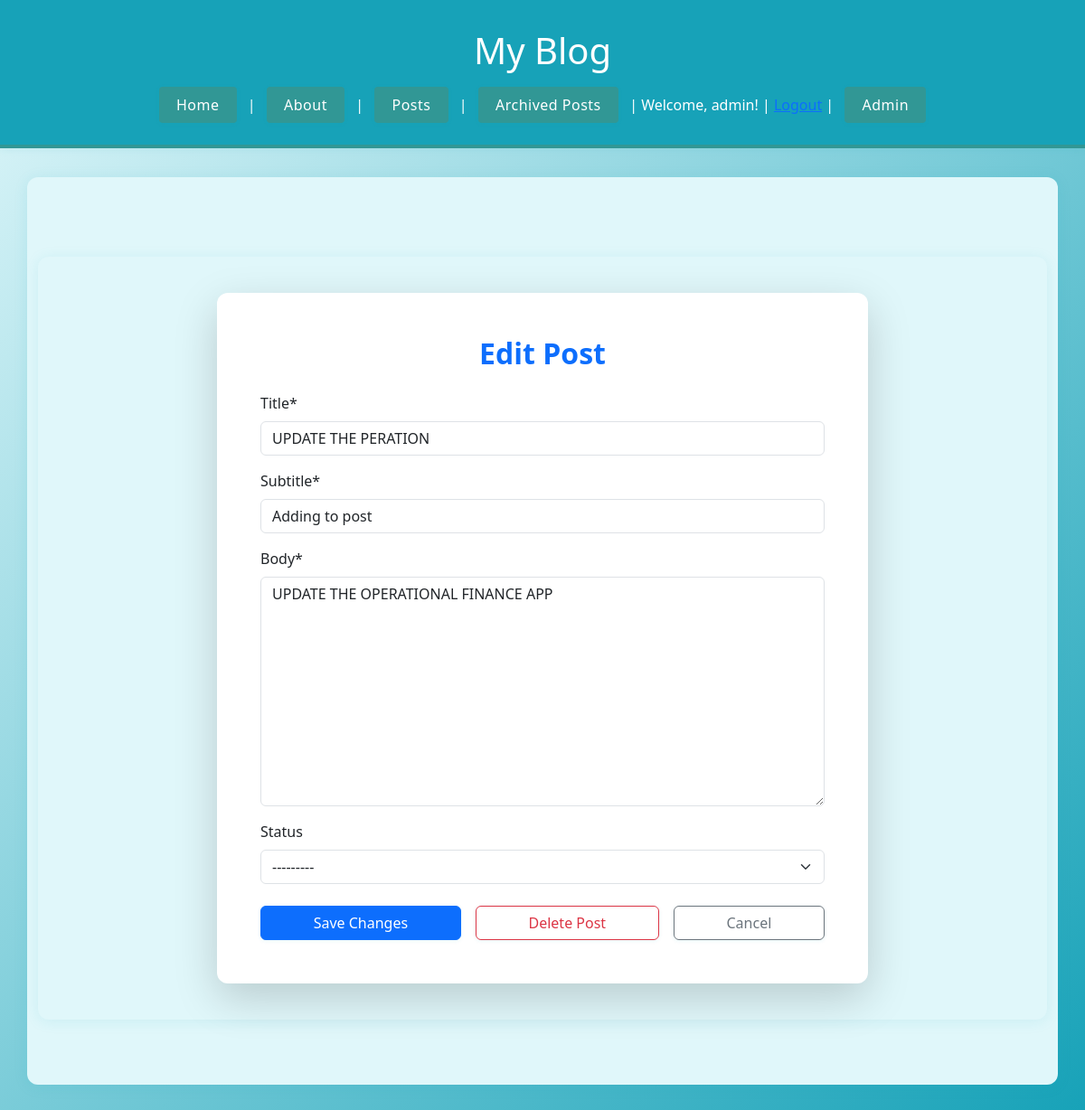
Page /posts/1/edit/ (signed in) on the earlier database version.
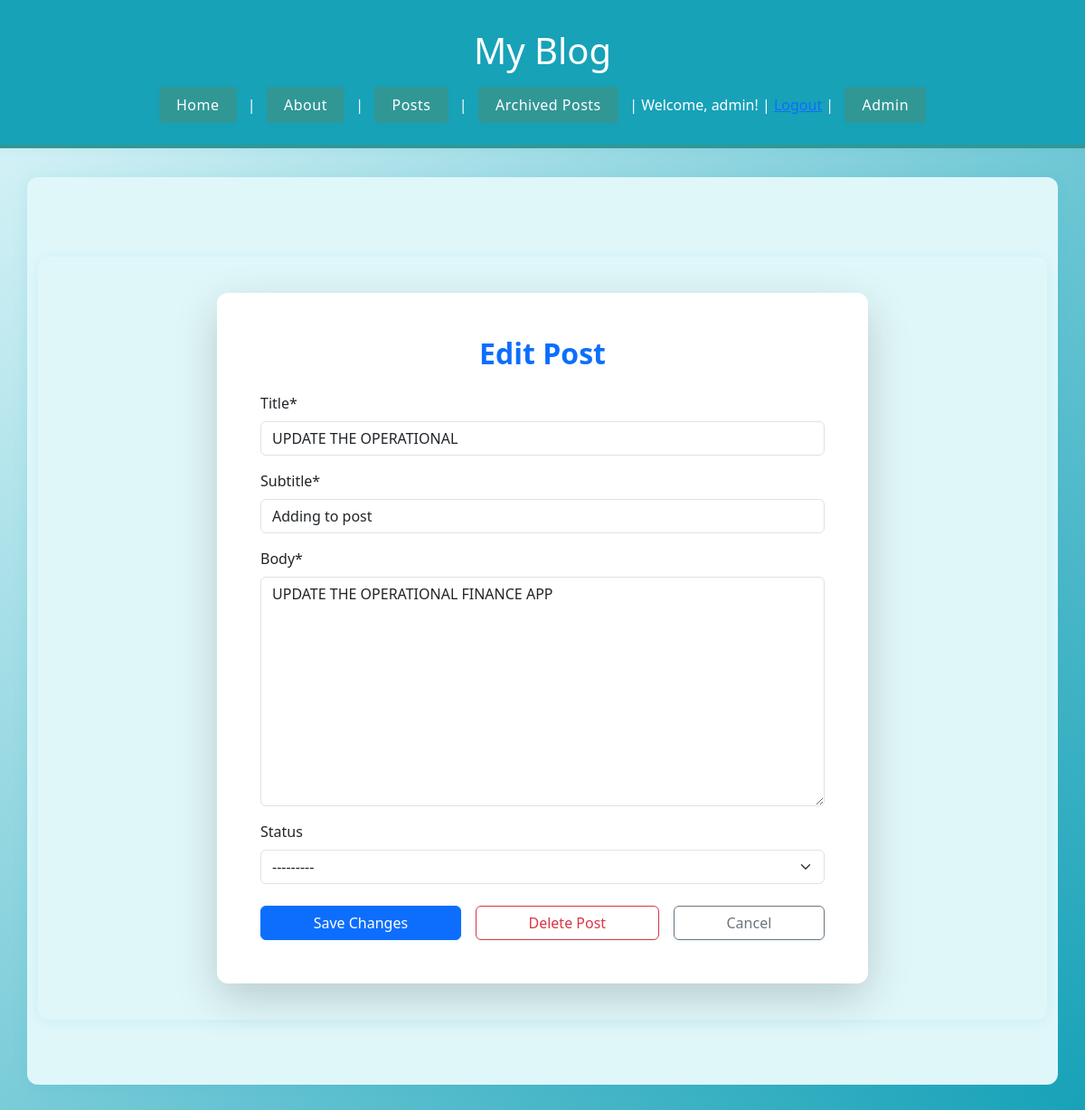
Same page on the later database version.
### posts/models.py (models this page shows, shortened)
class Post(models.Model):
	title = models.CharField(max_length=128)
	subtitle = models.CharField(max_length=256)
	body = models.TextField()
	created_on = models.DateTimeField(auto_now_add=True)
	author = models.ForeignKey(
		get_user_model(),
		on_delete=models.CASCADE
	)
	status = models.ForeignKey(
		Status,
		on_delete=models.DO_NOTHING,
		null=True,
		blank=True,
		related_name='posts'
	)

### posts/views.py (the view)
# urls.py: path('<int:pk>/edit/', PostUpdateView.as_view(), name='post_edit'),
class PostUpdateView(LoginRequiredMixin, UpdateView):
	template_name = "posts/edit.html"
	model = Post
	fields = ["title", "subtitle", "body", "status"]
	success_url = reverse_lazy("post_list")
	def get_queryset(self):
		return Post.objects.all()

### posts/models.py (called while the page is built)
	def __str__(self):
		return f"{self.name}"

### templates/posts/edit.html (shortened to what this page needs)
{% extends 'base.html' %}
{% load crispy_forms_tags %}
{% block content %}
<div class="container mt-5">
  <div class="row justify-content-center">
    <div class="col-lg-8">
      <div class="card shadow-lg border-0">
        <div class="card-body p-5">
          <h2 class="card-title mb-4 text-center fw-bold text-primary">Edit Post</h2>
          <form method="post" class="needs-validation" novalidate>
            {{ form|crispy }}
            <div class="d-flex gap-3 mt-4">
              <button type="submit" class="btn btn-primary flex-fill">Save Changes</button>
              <a href="{% url 'post_delete' post.id %}" class="btn btn-outline-danger flex-fill">Delete Post</a>
              <a href="{% url 'post_list' %}" class="btn btn-outline-secondary flex-fill">Cancel</a>
            </div>
          </form>
        </div>
      </div>
    </div>
  </div>
</div>
{% endblock %}

Differences in the rows shown:
changed Post "Adding to post": title "UPDATE THE PERATION" → "UPDATE THE OPERATIONAL"
